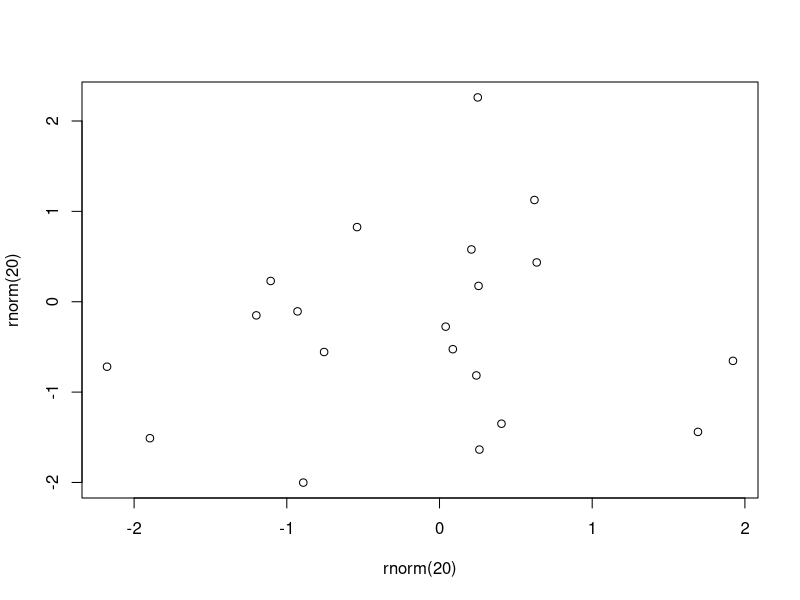

Reproduce this figure in R.
## ---- chunk 1
1 + 1
## ---- chunk 2
plot(
 rnorm(20),
 rnorm(20)
)
